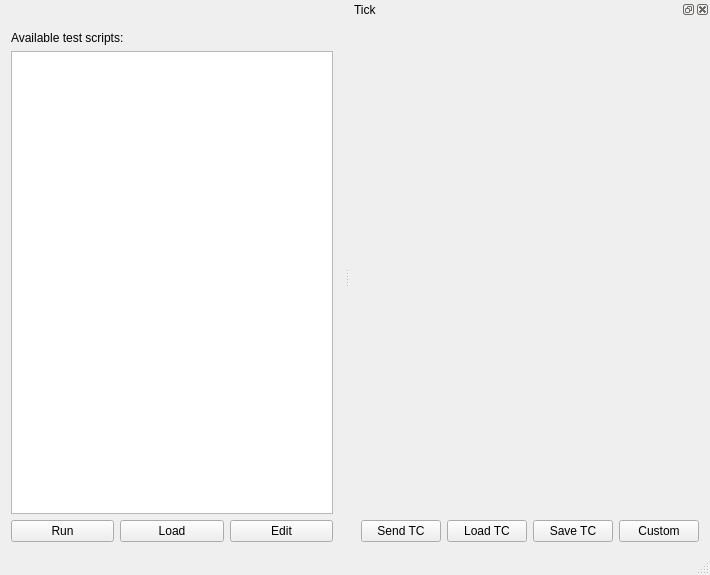
<?xml version="1.0" encoding="UTF-8"?>
<ui version="4.0">
 <class>MainWindow</class>
 <widget class="TasteMainWindow" name="MainWindow">
  <property name="geometry">
   <rect>
    <x>0</x>
    <y>0</y>
    <width>710</width>
    <height>575</height>
   </rect>
  </property>
  <property name="windowTitle">
   <string>clock</string>
  </property>
  <property name="tabShape">
   <enum>QTabWidget::Rounded</enum>
  </property>
  <property name="dockOptions">
   <set>QMainWindow::AllowNestedDocks|QMainWindow::AllowTabbedDocks|QMainWindow::AnimatedDocks</set>
  </property>
  <widget class="QWidget" name="centralWidget">
  <layout class="QVBoxLayout" name="verticalLayout">
     <item>
      <widget class="QLabel" name="tasteLogo" native="true">
       <property name="pixmap">
        <pixmap>tasteLogo_white.png</pixmap>
       </property>
      </widget>
     </item>
     <item>
      <widget class="QLabel" name="instructions" native="true">
       <property name="text">
        <string>Available test scripts:</string>
       </property>
      </widget>
     </item>
     <item>
      <widget class="QListWidget" name="msc" native="true"/>
     </item>
     <item>
      <layout class="QHBoxLayout" name="horizontalLayout">
       <item>
        <widget class="QPushButton" name="runMSC">
         <property name="text">
          <string>Run</string>
         </property>
        </widget>
       </item>
       <item>
        <widget class="QPushButton" name="loadMSC">
         <property name="text">
          <string>Load</string>
         </property>
        </widget>
       </item>
       <item>
        <widget class="QPushButton" name="editMSC">
         <property name="text">
          <string>Edit</string>
         </property>
        </widget>
       </item>
      </layout>
     </item>
    </layout>
   </widget>
   <widget class="QStatusBar" name="statusBar"/>
  <widget class="QDockWidget" name="tc_0">
   <property name="allowedAreas">
    <set>Qt::RightDockWidgetArea</set>
   </property>
   <property name="windowTitle">
    <string>Tick</string>
   </property>
   <attribute name="dockWidgetArea">
    <number>2</number>
   </attribute>
   <widget class="QWidget" name="dockWidgetContents">
    <layout class="QVBoxLayout" name="verticalLayout">
     <item>
      <widget class="asn1Editor" name="Tick" native="true"/>
     </item>
     <item>
      <layout class="QHBoxLayout" name="horizontalLayout">
       <item>
        <widget class="QPushButton" name="sendButton">
         <property name="text">
          <string>Send TC</string>
         </property>
        </widget>
       </item>
       <item>
        <widget class="QPushButton" name="loadButton">
         <property name="text">
          <string>Load TC</string>
         </property>
        </widget>
       </item>
       <item>
        <widget class="QPushButton" name="saveButton">
         <property name="text">
          <string>Save TC</string>
         </property>
        </widget>
       </item>
       <item>
        <widget class="QPushButton" name="customCombo">
         <property name="text">
          <string>Custom</string>
         </property>
        </widget>
       </item>
      </layout>
     </item>
    </layout>
   </widget>
  </widget>
 </widget>
 <layoutdefault spacing="6" margin="11"/>
 <customwidgets>
     <customwidget>
          <class>asn1Editor</class>
          <extends>QWidget</extends>
          <header>asn1_value_editor</header>
     </customwidget>
     <customwidget>
          <class>asn1Viewer</class>
          <extends>QWidget</extends>
          <header>asn1_value_editor</header>
     </customwidget>
     <customwidget>
          <class>TasteMainWindow</class>
          <extends>QMainWindow</extends>
          <header>TasteMainWindow</header>
     </customwidget>
 </customwidgets>
 <resources/>
 <connections/>
</ui>
